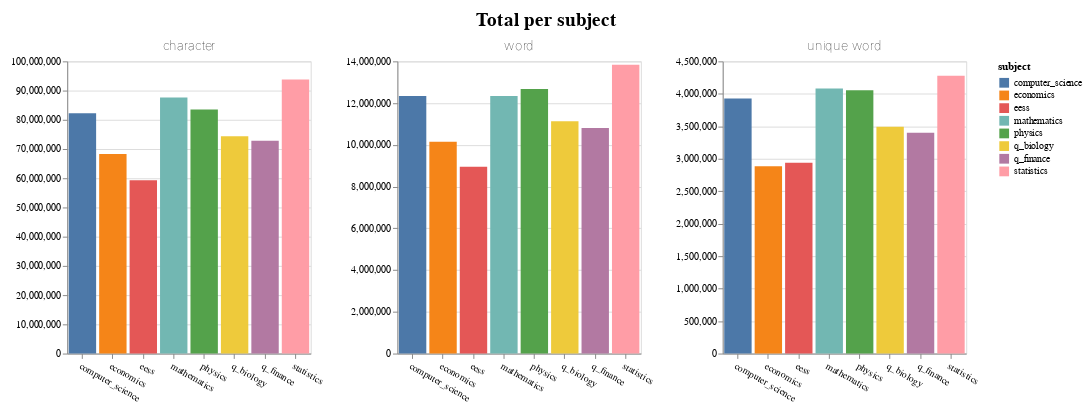

Notebook cell for this chart:
### Code cell
overview_plot(['subject', 'char count', 'word count', 'unique word count'], 'Total per subject', ['character', 'word', 'unique word'])

### Figure 1 — Vega-Lite specification as saved in the notebook (floating-point values rounded to 4 significant figures)
{"config": {"view": {"continuousWidth": 400, "continuousHeight": 300}}, "hconcat": [{"data": {"name": "data-78933376a3ec378610406868262a1e2a"}, "mark": "bar", "encoding": {"color": {"field": "subject", "type": "nominal"}, "x": {"axis": {"labelAngle": 30}, "field": "subject", "title": null, "type": "nominal"}, "y": {"field": "char count", "title": null, "type": "quantitative"}}, "height": 300, "title": {"text": "character", "fontWeight": "lighter"}, "width": 250}, {"data": {"name": "data-78933376a3ec378610406868262a1e2a"}, "mark": "bar", "encoding": {"color": {"field": "subject", "type": "nominal"}, "x": {"axis": {"labelAngle": 30}, "field": "subject", "title": null, "type": "nominal"}, "y": {"field": "word count", "title": null, "type": "quantitative"}}, "height": 300, "title": {"text": "word", "fontWeight": "lighter"}, "width": 250}, {"data": {"name": "data-78933376a3ec378610406868262a1e2a"}, "mark": "bar", "encoding": {"color": {"field": "subject", "type": "nominal"}, "x": {"axis": {"labelAngle": 30}, "field": "subject", "title": null, "type": "nominal"}, "y": {"field": "unique word count", "title": null, "type": "quantitative"}}, "height": 300, "title": {"text": "unique word", "fontWeight": "lighter"}, "width": 250}], "padding": {"top": 10, "left": 10, "right": 10}, "title": {"text": "Total per subject", "anchor": "middle", "fontSize": 20, "fontWeight": "bold", "lineHeight": 10, "offset": 10}, "$schema": "https://vega.github.io/schema/vega-lite/v4.17.0.json", "datasets": {"data-78933376a3ec378610406868262a1e2a": [{"subject": "eess", "char count": 59320000.0, "word count": 8951000.0, "unique word count": 2937000.0}, {"subject": "mathematics", "char count": 87660000.0, "word count": 12340000.0, "unique word count": 4081000.0}, {"subject": "statistics", "char count": 93780000.0, "word count": 13840000.0, "unique word count": 4280000.0}, {"subject": "physics", "char count": 83530000.0, "word count": 12670000.0, "unique word count": 4056000.0}, {"subject": "q_finance", "char count": 72870000.0, "word count": 10810000.0, "unique word count": 3401000.0}, {"subject": "q_biology", "char count": 74390000.0, "word count": 11130000.0, "unique word count": 3495000.0}, {"subject": "computer_science", "char count": 82220000.0, "word count": 12340000.0, "unique word count": 3929000.0}, {"subject": "economics", "char count": 68320000.0, "word count": 10150000.0, "unique word count": 2884000.0}]}}
